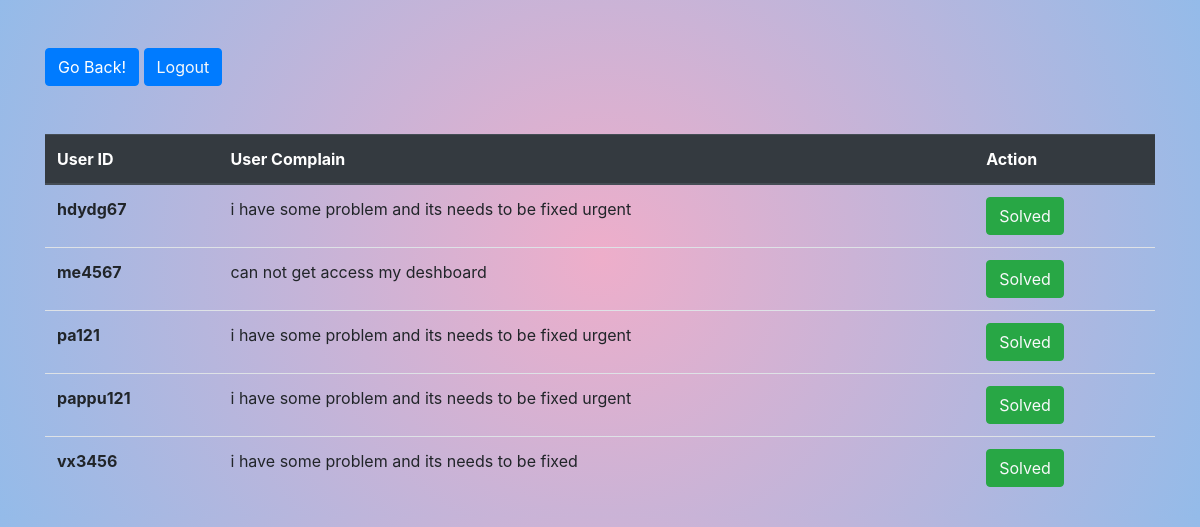
The app's page /displaycomplain.php with its own data.
### tables this page shows
CREATE TABLE `customer_complain` (
  `User_ID` varchar(30) NOT NULL,
  `Complain_box` varchar(300) NOT NULL
);

### displaycomplain.php (the view, shortened to what this page needs)
<?php
include 'connectcustcre.php';
?>
<!DOCTYPE html>
<html lang="en">
<head>
    <link rel="stylesheet" href="https://cdn.jsdelivr.net/npm/bootstrap@4.4.1/dist/css/bootstrap.min.css">
</head>
<body style="background: radial-gradient(circle, rgba(238,174,202,1) 0%, rgba(148,187,233,1) 100%);">
<div class="container">
<button class="btn btn-primary my-5" input type="button"class="text-light" onclick="history.back()">Go Back!</button>
<button class="btn btn-primary my-5"><a href="login.php" class="text-light">Logout</a></button>
        <table class="table">
            <thead class="thead-dark">
                <tr>
                    <th scope="col">User ID</th>
                    <th scope="col">User Complain</th>
                    <th scope="col">Action</th>
                </tr>
            </thead>
            <tbody>
                <?php
                $sql = "SELECT * FROM `customer_complain`";
                $result = mysqli_query($con, $sql);
                if ($result) {
                    while ($row = mysqli_fetch_assoc($result)) {
                        $id = $row['User_ID'];
                        $Complain = $row['Complain_box'];
                        echo '<tr>
                        <th scope="row">' . $id . '</th>
                        <td>' . $Complain . '</td>
                        <td>
                        <button class="btn btn-success"><a href="delcust.php ? delid='.$id.'" class="text-light">Solved</a></button>
                        </td>
                    </tr>';
                    }
                }
                ?>
            </tbody>
        </table>
    </div>
</body>
</html>

### records on screen
customer_complain: User_ID "hdydg67", Complain_box "i have some problem and its needs to be fixed urgent"
customer_complain: User_ID "me4567", Complain_box "can not get access my deshboard"
customer_complain: User_ID "pa121", Complain_box "i have some problem and its needs to be fixed urgent"
customer_complain: User_ID "pappu121", Complain_box "i have some problem and its needs to be fixed urgent"
customer_complain: User_ID "vx3456", Complain_box "i have some problem and its needs to be fixed"
